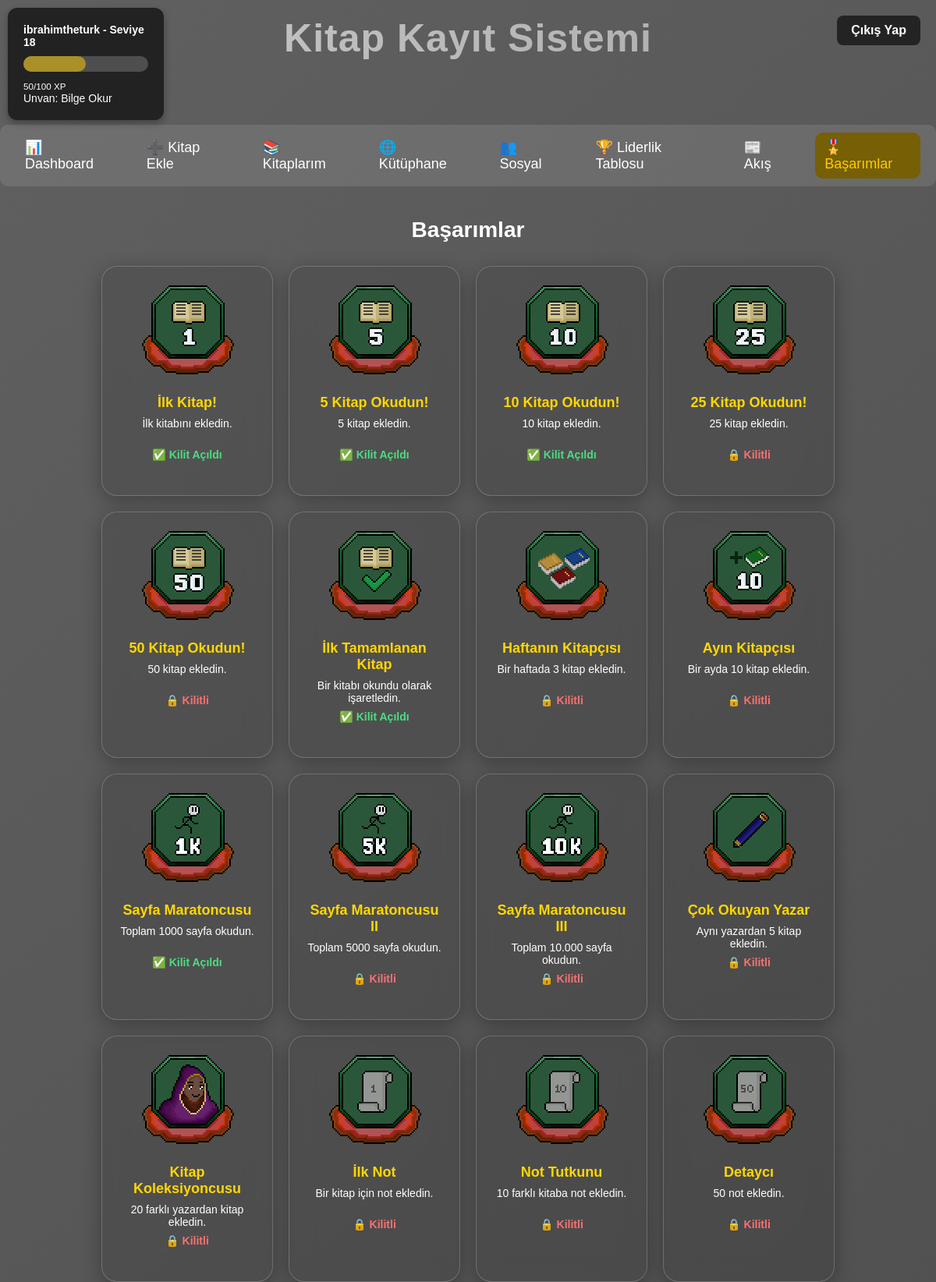
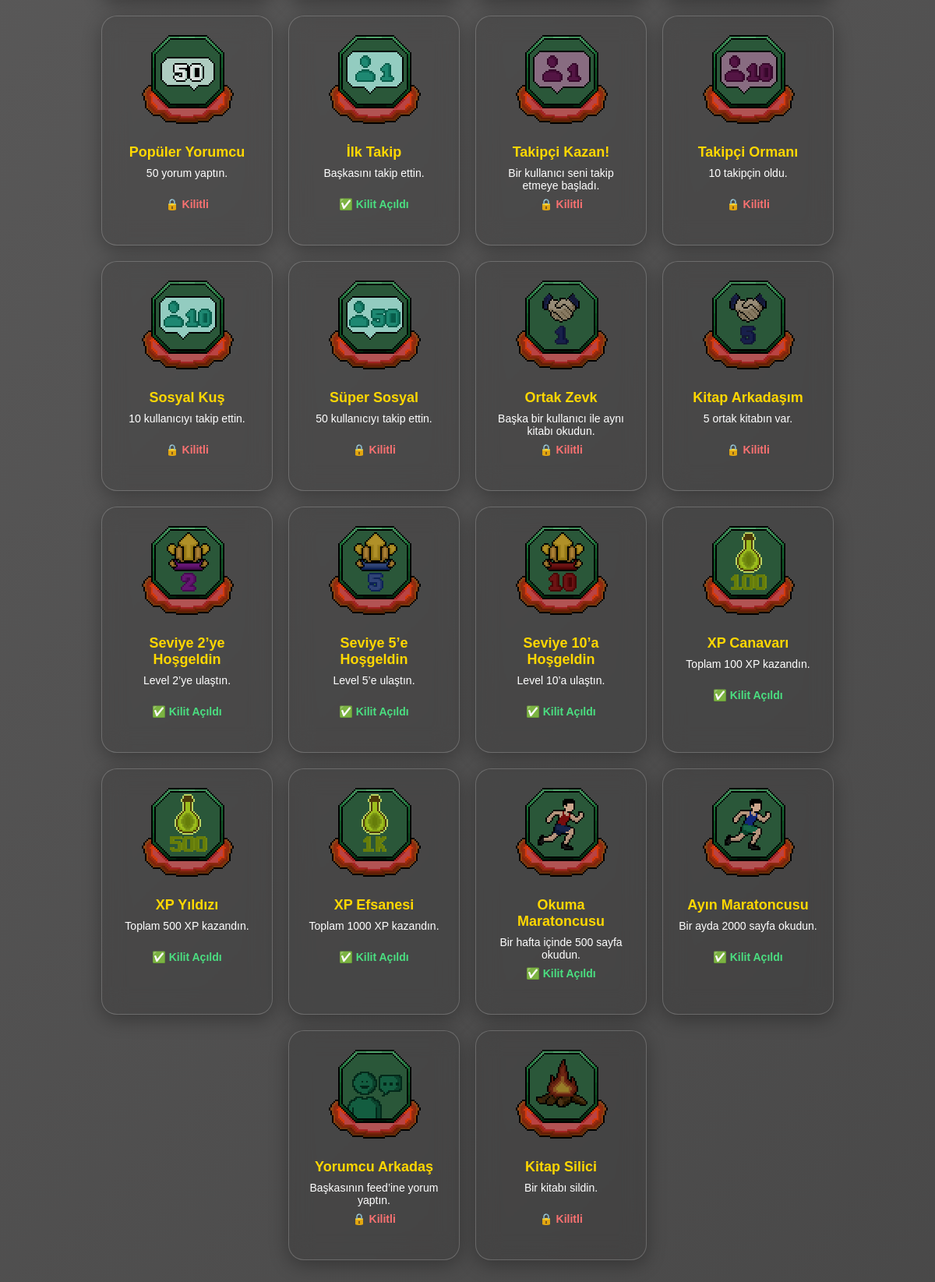
The app's page /achievements (signed in) with its own data (2 pictures, top to bottom).
### tables this page shows
CREATE TABLE users (
            id INTEGER PRIMARY KEY AUTOINCREMENT,
            username TEXT UNIQUE NOT NULL,
            password TEXT NOT NULL,
            email TEXT,
            xp INTEGER DEFAULT 0,
            level INTEGER DEFAULT 1,
            created_at TEXT DEFAULT CURRENT_TIMESTAMP
        );

CREATE TABLE achievements (
        id INTEGER PRIMARY KEY AUTOINCREMENT,
        name TEXT UNIQUE NOT NULL,
        description TEXT NOT NULL,
        image TEXT DEFAULT 'default.png',  -- Her başarıma görsel eklemek için
        trigger_type TEXT NOT NULL,        -- kitap_ekleme, not_ekleme, yorum, takip, xp, sayfa, level
        trigger_value INTEGER DEFAULT 0
    );

### app.py (the view)
@app.route("/achievements")
def achievements():
    if "user_id" not in session:
        return redirect(url_for("login"))
    user_id = session["user_id"]
    check_achievements(user_id)
    conn = get_connection()
    cursor = conn.cursor()
    cursor.execute("SELECT username, xp, level FROM users WHERE id=?", (user_id,))
    user_row = cursor.fetchone()
    user_box = {
        "username": user_row[0],
        "xp": user_row[1],
        "level": user_row[2],
        "progress": user_row[1] % 100  # progress bar için
    }
    cursor.execute("""
    SELECT a.id, a.name, a.description,
           CASE WHEN ua.user_id IS NOT NULL THEN 1 ELSE 0 END as unlocked
    FROM achievements a
    LEFT JOIN user_achievements ua
    ON a.id = ua.achievement_id AND ua.user_id = ?
""", (user_id,))
    achievements_data = cursor.fetchall()
    achievements_list = []
    for ach in achievements_data:
        achievements_list.append({
            "id": ach[0],
            "name": ach[1],
            "description": ach[2],
            "unlocked": bool(ach[3]),
            "image": f"{ach[0]}.png"  # Her başarıma karşılık gelen görsel dosyası (static/achievements/ içinde)
        })
    conn.close()
    return render_template("achievements.html", user_box=user_box, achievements=achievements_list)

### database.py (called while the page is built)
def get_connection():
    return sqlite3.connect(DB_NAME)

### templates/achievements.html (shortened to what this page needs)
<!DOCTYPE html>
<html lang="tr">
<head>
    <link rel="stylesheet" href="{{ url_for('static', filename='style.css') }}">
</head>
<body>
    <div class="user-box">
        <div class="level-box">
            <p><strong>{{ user_box.username }} - Seviye {{ user_box.level }}</strong></p>
            <div class="progress-bar">
                <div class="progress" id="progressBar"></div>
            </div>
            <small>{{ user_box.xp % 100 }}/100 XP</small>
            {% set titles = ['Acemi Okur', 'Kitap Kurdu', 'Usta Okur', 'Bilge Okur', 'Efsane Okur'] %}
            {% set title_index = ((user_box.level - 1) // 5) %}
            <p>Unvan: {{ titles[title_index if title_index < titles|length else -1] }}</p>
        </div>
    </div>
    <h1 class="page-title">Kitap Kayıt Sistemi</h1>
    <a href="/logout" class="achievement-logout-btn">Çıkış Yap</a>
    <div class="tabs">
        <a href="/dashboard" class="tab-link">📊 Dashboard</a>
        <a href="/add_book" class="tab-link">➕ Kitap Ekle</a>
        <a href="/my_books" class="tab-link">📚 Kitaplarım</a>
        <a href="/library" class="tab-link">🌐 Kütüphane</a>
        <a href="/social" class="tab-link">👥 Sosyal</a>
        <a href="/leaderboard" class="tab-link">🏆 Liderlik Tablosu</a>
        <a href="/feed" class="tab-link">📰 Akış</a>
        <a href="/achievements" class="tab-link active">🎖️ Başarımlar</a>
    </div>
    <div class="achievement-wrapper">
        <h2>Başarımlar</h2>
        <div class="achievement-cards-container">
            {% if achievements %}
                {% for ach in achievements %}
    <div class="achievement-card">
        <img src="{{ url_for('static', filename='achievements/' ~ ach.image) }}"
     alt="{{ ach.name }}"
     width="200">
        <h3>{{ ach.name }}</h3>
        <p>{{ ach.description }}</p>
        {% if ach.unlocked %}
            <p class="unlocked">✅ Kilit Açıldı</p>
        {% else %}
            <p class="locked">🔒 Kilitli</p>
        {% endif %}
    </div>
{% endfor %}
            {% else %}
                <p style="text-align:center;">Henüz bir başarım yok.</p>
            {% endif %}
        </div>
    </div>
</body>
</html>

### static/style.css (style rules this page uses)
* { margin: 0; padding: 0; box-sizing: border-box; font-family: "Poppins", sans-serif; }
body { height: 100%; display: block; background: linear-gradient(-45deg,#191919, #313131, #616060); background-size: 400% 400%; animation: gradientBG 10s ease infinite; padding-top: 160px; }
.page-title { position: absolute; top: 20px; width: 100%; text-align: center; font-size: 50px; font-weight: 800; letter-spacing: 1px; background: linear-gradient(-45deg,#434343, #848484, #cbcbcb); background-size: 400% 400%; -webkit-background-clip: text; -webkit-text-fill-color: transparent; animation: gradientBG 12s ease infinite, titleFade 1.5s ease-in-out; }
.tabs { display: flex !important; justify-content: center !important; align-items: center; gap: 20px !important; margin: 0px auto !important; background: rgba(255, 255, 255, 0.1); padding: 10px 20px !important; border-radius: 10px !important; }
.tab-link { color: #fff; text-decoration: none; font-size: 18px; padding: 8px 12px; border-radius: 10px; transition: background 0.3s; }
.tab-link.active, .tab-link:hover { background-color: #765f05; color: #2B2A2A; }
.tab-link.active { color: #ffcc00; }
.user-box { position: fixed; top: 10px; left: 10px; background: #222; color: #fff; padding: 20px; border-radius: 12px; width: 200px; box-shadow: 0 4px 10px rgba(0,0,0,0.3); z-index: 999; font-size: 14px; }
.progress-bar { width: 100%; background: rgba(255,255,255,0.2); border-radius: 10px; margin: 10px 0; height: 20px; }
.progress { height: 100%; background: #aa9028; border-radius: 10px; }

### templates/achievements.html (style rules this page uses)
.achievement-logout-btn { position: absolute; top: 20px; right: 20px; background: #232323; color: white; padding: 10px 18px; border-radius: 8px; text-decoration: none; font-weight: bold; transition: 0.3s; }
.achievement-wrapper { max-width: 1400px; margin: 20px auto 50px auto; padding: 20px; color: #fff; }
.achievement-wrapper h2 { text-align: center; font-size: 28px; margin-bottom: 30px; }
.achievement-cards-container { display: flex; flex-wrap: wrap; gap: 20px; justify-content: center; }
.achievement-card { background: rgba(0,0,0,0.1); backdrop-filter: blur(15px); border-radius: 20px; padding: 20px; width: 220px; border: 1px solid rgba(255,255,255,0.2); box-shadow: 0 6px 25px rgba(0,0,0,0.3); text-align: center; transition: transform 0.3s, box-shadow 0.3s; }
.achievement-card img { width: 128px; height: 128px; margin-bottom: 12px; }
.achievement-card h3 { font-size: 18px; margin-bottom: 8px; color: #ffd700; }
.achievement-card p { font-size: 14px; margin: 0px 0; min-height: 40px; }
.achievement-card .unlocked { color: #4ade80; font-weight: bold; }
.achievement-card .locked { color: #f87171; font-weight: bold; }

### records on screen
users: username "ibrahimtheturk", level "18", user_box.xp%100 "50"
achievements: shows a picture, name "İlk Kitap!", description "İlk kitabını ekledin.", shows "✅ Kilit Açıldı"
achievements: shows a picture, name "5 Kitap Okudun!", description "5 kitap ekledin.", shows "✅ Kilit Açıldı"
achievements: shows a picture, name "10 Kitap Okudun!", description "10 kitap ekledin.", shows "✅ Kilit Açıldı"
achievements: shows a picture, name "25 Kitap Okudun!", description "25 kitap ekledin.", shows "🔒 Kilitli"
achievements: shows a picture, name "50 Kitap Okudun!", description "50 kitap ekledin.", shows "🔒 Kilitli"
achievements: shows a picture, name "İlk Tamamlanan Kitap", description "Bir kitabı okundu olarak işaretledin.", shows "✅ Kilit Açıldı"
achievements: shows a picture, name "Haftanın Kitapçısı", description "Bir haftada 3 kitap ekledin.", shows "🔒 Kilitli"
achievements: shows a picture, name "Ayın Kitapçısı", description "Bir ayda 10 kitap ekledin.", shows "🔒 Kilitli"
achievements: shows a picture, name "Sayfa Maratoncusu", description "Toplam 1000 sayfa okudun.", shows "✅ Kilit Açıldı"
achievements: shows a picture, name "Sayfa Maratoncusu II", description "Toplam 5000 sayfa okudun.", shows "🔒 Kilitli"
achievements: shows a picture, name "Sayfa Maratoncusu III", description "Toplam 10.000 sayfa okudun.", shows "🔒 Kilitli"
achievements: shows a picture, name "Çok Okuyan Yazar", description "Aynı yazardan 5 kitap ekledin.", shows "🔒 Kilitli"
achievements: shows a picture, name "Kitap Koleksiyoncusu", description "20 farklı yazardan kitap ekledin.", shows "🔒 Kilitli"
achievements: shows a picture, name "İlk Not", description "Bir kitap için not ekledin.", shows "🔒 Kilitli"
achievements: shows a picture, name "Not Tutkunu", description "10 farklı kitaba not ekledin.", shows "🔒 Kilitli"
achievements: shows a picture, name "Detaycı", description "50 not ekledin.", shows "🔒 Kilitli"
achievements: shows a picture, name "Popüler Yorumcu", description "50 yorum yaptın.", shows "🔒 Kilitli"
achievements: shows a picture, name "İlk Takip", description "Başkasını takip ettin.", shows "✅ Kilit Açıldı"
achievements: shows a picture, name "Takipçi Kazan!", description "Bir kullanıcı seni takip etmeye başladı.", shows "🔒 Kilitli"
achievements: shows a picture, name "Takipçi Ormanı", description "10 takipçin oldu.", shows "🔒 Kilitli"
achievements: shows a picture, name "Sosyal Kuş", description "10 kullanıcıyı takip ettin.", shows "🔒 Kilitli"
achievements: shows a picture, name "Süper Sosyal", description "50 kullanıcıyı takip ettin.", shows "🔒 Kilitli"
achievements: shows a picture, name "Ortak Zevk", description "Başka bir kullanıcı ile aynı kitabı okudun.", shows "🔒 Kilitli"
achievements: shows a picture, name "Kitap Arkadaşım", description "5 ortak kitabın var.", shows "🔒 Kilitli"
achievements: shows a picture, name "Seviye 2’ye Hoşgeldin", description "Level 2’ye ulaştın.", shows "✅ Kilit Açıldı"
achievements: shows a picture, name "Seviye 5’e Hoşgeldin", description "Level 5’e ulaştın.", shows "✅ Kilit Açıldı"
achievements: shows a picture, name "Seviye 10’a Hoşgeldin", description "Level 10’a ulaştın.", shows "✅ Kilit Açıldı"
achievements: shows a picture, name "XP Canavarı", description "Toplam 100 XP kazandın.", shows "✅ Kilit Açıldı"
achievements: shows a picture, name "XP Yıldızı", description "Toplam 500 XP kazandın.", shows "✅ Kilit Açıldı"
achievements: shows a picture, name "XP Efsanesi", description "Toplam 1000 XP kazandın.", shows "✅ Kilit Açıldı"
achievements: shows a picture, name "Okuma Maratoncusu", description "Bir hafta içinde 500 sayfa okudun.", shows "✅ Kilit Açıldı"
achievements: shows a picture, name "Ayın Maratoncusu", description "Bir ayda 2000 sayfa okudun.", shows "✅ Kilit Açıldı"
achievements: shows a picture, name "Yorumcu Arkadaş", description "Başkasının feed’ine yorum yaptın.", shows "🔒 Kilitli"
achievements: shows a picture, name "Kitap Silici", description "Bir kitabı sildin.", shows "🔒 Kilitli"

### other values on screen
{{ titles[title_index if title_index < titles|length else -1] }} "Bilge Okur"
